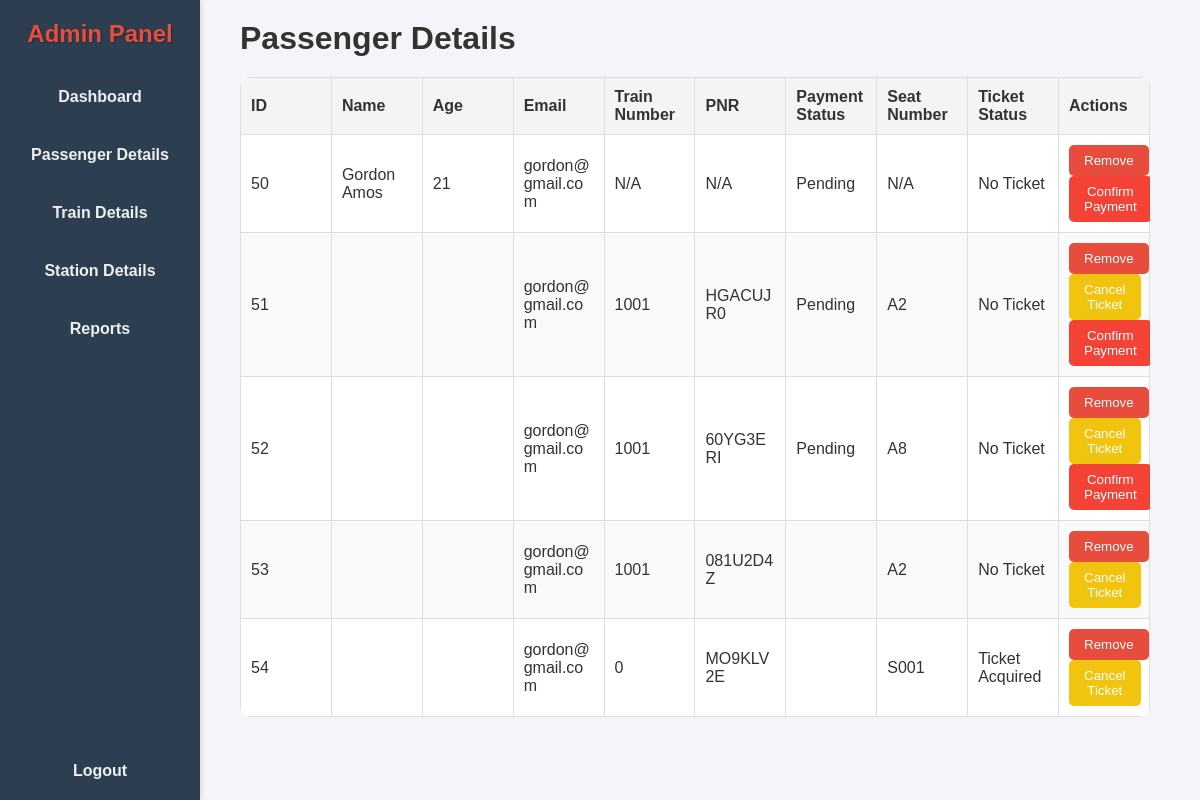
/passenger_details.php (signed in), run on the app's committed database.
### tables this page shows
CREATE TABLE `passengers` (
  `p_id` int(11) NOT NULL,
  `p_fname` varchar(50) DEFAULT NULL,
  `p_lname` varchar(50) DEFAULT NULL,
  `p_age` int(3) DEFAULT NULL,
  `p_contact` varchar(15) DEFAULT NULL,
  `p_gender` varchar(10) DEFAULT NULL,
  `email` varchar(50) NOT NULL,
  `password` varchar(255) DEFAULT NULL,
  `t_no` int(11) DEFAULT NULL,
  `PNR` varchar(10) DEFAULT NULL,
  `payment_status` enum('Pending','Completed') DEFAULT 'Pending',
  `seat_number` varchar(10) DEFAULT NULL,
  `role` varchar(20) DEFAULT 'user',
  `registered_at` datetime DEFAULT current_timestamp()
);

CREATE TABLE `tickets` (
  `PNR` varchar(10) NOT NULL,
  `t_status` varchar(20) NOT NULL DEFAULT 'Waiting',
  `t_fare` int(11) DEFAULT NULL,
  `p_id` int(11) NOT NULL,
  `booking_date` datetime DEFAULT current_timestamp()
);

### passenger_details.php (the view, shortened to what this page needs)
<?php
include('includes/db.php');
$passengerQuery = "
    SELECT
        p.p_id, p.p_fname, p.p_lname, p.p_age, p.p_contact, p.p_gender, p.email, p.t_no, p.PNR, p.payment_status, p.seat_number,
        t.t_status
    FROM
        passengers p
    LEFT JOIN
        tickets t ON p.PNR = t.PNR
";
$passengerResult = $conn->query($passengerQuery);
?>
<!DOCTYPE html>
<html lang="en">
<head>
    <link rel="stylesheet" href="css/admin_panel.css">
</head>
<body>
    <div class="sidebar">
        <h2>Admin Panel</h2>
        <a href="admin_panel.php">Dashboard</a>
        <a href="passenger_details.php" class="active">Passenger Details</a>
        <a href="train_details.php">Train Details</a>
        <a href="station_details.php">Station Details</a>
        <a href="reports.php">Reports</a>
        <a href="logout.php" class="logout">Logout</a>
    </div>
    <div class="content">
        <h1>Passenger Details</h1>
        <table>
            <thead>
                <tr>
                    <th>ID</th>
                    <th>Name</th>
                    <th>Age</th>
                    <th>Email</th>
                    <th>Train Number</th>
                    <th>PNR</th>
                    <th>Payment Status</th>
                    <th>Seat Number</th>
                    <th>Ticket Status</th>
                    <th>Actions</th>
                </tr>
            </thead>
            <tbody>
                <?php while ($row = $passengerResult->fetch_assoc()) { ?>
                    <tr>
                        <td><?php echo htmlspecialchars($row['p_id']); ?></td>
                        <td><?php echo htmlspecialchars($row['p_fname'] . ' ' . $row['p_lname']); ?></td>
                        <td><?php echo htmlspecialchars($row['p_age']); ?></td>
                        <td><?php echo htmlspecialchars($row['email']); ?></td>
                        <td><?php echo htmlspecialchars($row['t_no'] ?? 'N/A'); ?></td>
                        <td><?php echo htmlspecialchars($row['PNR'] ?? 'N/A'); ?></td>
                        <td><?php echo htmlspecialchars($row['payment_status']); ?></td>
                        <td><?php echo htmlspecialchars($row['seat_number'] ?? 'N/A'); ?></td>
                        <td><?php echo htmlspecialchars($row['t_status'] ?? 'No Ticket'); ?></td>
                        <td>
                            <form method="POST" style="display:inline-block;">
                                <button type="submit" name="delete_passenger" class="button danger">Remove</button>
                            </form>
                            <?php if (!empty($row['PNR'])) { ?>
                                <form method="POST" style="display:inline-block;">
                                    <button type="submit" name="cancel_ticket" class="button warning">Cancel Ticket</button>
                                </form>
                            <?php } ?>
                            <?php if ($row['payment_status'] == 'Pending') { ?>
                                <form method="POST" style="display:inline-block;">
                                    <button type="submit" name="confirm_payment" class="button success">Confirm Payment</button>
                                </form>
                            <?php } ?>
                        </td>
                    </tr>
                <?php } ?>
            </tbody>
        </table>
    </div>
</body>
</html>

### css/admin_panel.css (style rules this page uses)
* { margin: 0; padding: 0; box-sizing: border-box; }
body { font-family: 'Segoe UI', Tahoma, Geneva, Verdana, sans-serif; display: flex; background: #f9fafb; color: #333; }
.sidebar { width: 200px; height: 100vh; background-color: #2c3e50; color: #ecf0f1; display: flex; flex-direction: column; align-items: center; padding-top: 20px; position: fixed; transition: width 0.3s ease; transition: 0.3s ease-in-out; box-shadow: 2px 0 5px rgba(0, 0, 0, 0.1); }
.sidebar h2 { font-size: 1.5rem; font-weight: bold; margin-bottom: 20px; color: #e74c3c; text-shadow: 1px 1px 2px rgba(0, 0, 0, 0.3); }
.sidebar a { text-decoration: none; color: #ecf0f1; margin: 10px 0; width: 90%; text-align: center; padding: 10px; border-radius: 5px; font-size: 1rem; transition: all 0.3s ease-in-out; }
.sidebar a.logout { margin-top: auto; font-weight: bold; }
.content { margin-left: 220px; padding: 20px; width: calc(100% - 250px); transition: margin-left 0.3s ease-in-out; }
.content h1 { font-size: 2rem; font-weight: bold; margin-bottom: 10px; }
a { text-decoration: none; }
table { width: 100%; border-collapse: collapse; margin-top: 20px; background: #fff; border-radius: 10px; overflow: hidden; table-layout: fixed; }
table th, table td { text-align: left; padding: 10px; border: 1px solid #ddd; word-wrap: break-word; }
table th { background: #f4f4f4; font-weight: bold; }
table tr:nth-child(even) { background: #f9f9f9; }
.button { padding: 8px 15px; border: none; border-radius: 5px; cursor: pointer; }
.button.danger { background: #e74c3c; color: #fff; }
.button.warning { background: #f1c40f; color: #fff; }
table { width: 100%; border-collapse: collapse; margin-top: 20px; background: #fff; border-radius: 10px; overflow: hidden; }
table th, table td { text-align: left; padding: 10px; border: 1px solid #ddd; }
h2, h3 { color: #333; }
form button { padding: 10px 20px; background-color: #4CAF50; color: white; border: none; border-radius: 5px; cursor: pointer; }
a { text-decoration: none; color: #f44336; font-weight: bold; }
body { font-family: Arial, sans-serif; background-color: #f4f4f9; margin: 0; padding: 0; }
h2 { text-align: center; color: #333; margin-bottom: 20px; }
form button[type="submit"] { background-color: #f44336; }
a { display: block; text-align: center; margin-top: 20px; color: #007BFF; text-decoration: none; font-size: 16px; }

### data on the page
passengers: p_id "50", p_fname+p_lname "Gordon Amos", p_age "21", email "gordon@gmail.com", t_no "N/A", PNR "N/A", payment_status "Pending", seat_number "N/A", t_status "No Ticket"
passengers: p_id "51", email "gordon@gmail.com", t_no "1001", PNR "HGACUJR0", payment_status "Pending", seat_number "A2", t_status "No Ticket"
passengers: p_id "52", email "gordon@gmail.com", t_no "1001", PNR "60YG3ERI", payment_status "Pending", seat_number "A8", t_status "No Ticket"
passengers: p_id "53", email "gordon@gmail.com", t_no "1001", PNR "081U2D4Z", seat_number "A2", t_status "No Ticket"
tickets: p.p_id "54", p.email "gordon@gmail.com", p.t_no "0", p.PNR "MO9KLV2E", p.seat_number "S001", t_status "Ticket Acquired"
